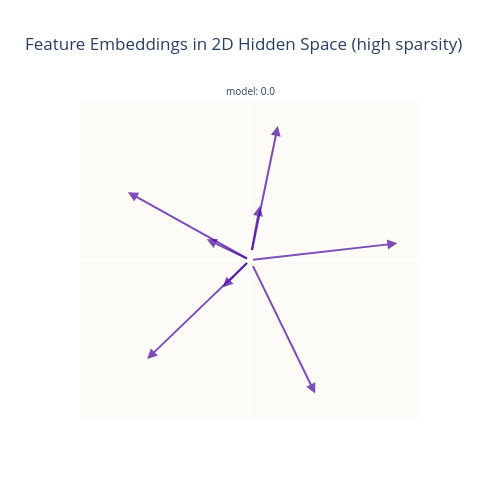

Here is the notebook cell this chart was saved with:
### Markdown cell above
## 5. Visualize embeddings in 2D

To directly see where features land in the hidden space, we train a
model with `n_hidden=2`.  Each feature's embedding is a 2D vector
that we can draw as an arrow from the origin.

`plot_embedding` creates an interactive plotly figure with one arrow
per feature.  With high sparsity, you should see features spreading
out in many directions -- this is superposition in action.

### Code cell
# Train a 2D model for visualization
dist_2d = SparseUniform(n_features=n_features, p_active=p_active, device="cpu")
ae_2d = TiedLinearRelu(n_features=n_features, n_hidden=2, device="cpu")
model_2d = ToyModel(dist_2d, ae_2d, device="cpu")

model_2d.fit(n_epochs=5000, batch_size=512, learning_rate=1e-3)

print(f"2D model superposition: {model_2d.superposition.item():.4f}")
print(f"2D model final loss: unneeded (see plot)")

fig = plot_embedding(model_2d)
fig.update_layout(
    title="Feature Embeddings in 2D Hidden Space (high sparsity)",
    height=500,
    width=500,
)
fig.show()

### Figure 1 — Plotly figure (JSON) as saved in the notebook; plotly's stock layout.template omitted (floating-point values rounded to 4 significant figures)
{"data": [{"hovertemplate": "<b>Feature 0</b><br>Importance: 1.0000<br><extra></extra>", "marker": {"color": "#46039f", "opacity": 0, "size": 10}, "mode": "markers", "showlegend": false, "type": "scatter", "x": [-0.3243], "xaxis": "x", "y": [0.1562], "yaxis": "y"}, {"hovertemplate": "<b>Feature 1</b><br>Importance: 1.0000<br><extra></extra>", "marker": {"color": "#46039f", "opacity": 0, "size": 10}, "mode": "markers", "showlegend": false, "type": "scatter", "x": [1.105], "xaxis": "x", "y": [0.125], "yaxis": "y"}, {"hovertemplate": "<b>Feature 2</b><br>Importance: 1.0000<br><extra></extra>", "marker": {"color": "#46039f", "opacity": 0, "size": 10}, "mode": "markers", "showlegend": false, "type": "scatter", "x": [-0.9155], "xaxis": "x", "y": [0.5084], "yaxis": "y"}, {"hovertemplate": "<b>Feature 3</b><br>Importance: 1.0000<br><extra></extra>", "marker": {"color": "#46039f", "opacity": 0, "size": 10}, "mode": "markers", "showlegend": false, "type": "scatter", "x": [0.07354], "xaxis": "x", "y": [0.4046], "yaxis": "y"}, {"hovertemplate": "<b>Feature 4</b><br>Importance: 1.0000<br><extra></extra>", "marker": {"color": "#46039f", "opacity": 0, "size": 10}, "mode": "markers", "showlegend": false, "type": "scatter", "x": [0.2087], "xaxis": "x", "y": [1.006], "yaxis": "y"}, {"hovertemplate": "<b>Feature 5</b><br>Importance: 1.0000<br><extra></extra>", "marker": {"color": "#46039f", "opacity": 0, "size": 10}, "mode": "markers", "showlegend": false, "type": "scatter", "x": [0.489], "xaxis": "x", "y": [-1.001], "yaxis": "y"}, {"hovertemplate": "<b>Feature 6</b><br>Importance: 1.0000<br><extra></extra>", "marker": {"color": "#46039f", "opacity": 0, "size": 10}, "mode": "markers", "showlegend": false, "type": "scatter", "x": [-0.2034], "xaxis": "x", "y": [-0.2046], "yaxis": "y"}, {"hovertemplate": "<b>Feature 7</b><br>Importance: 1.0000<br><extra></extra>", "marker": {"color": "#46039f", "opacity": 0, "size": 10}, "mode": "markers", "showlegend": false, "type": "scatter", "x": [-0.7714], "xaxis": "x", "y": [-0.742], "yaxis": "y"}], "layout": {"annotations": [{"font": {"size": 10}, "showarrow": false, "text": "model: 0.0", "x": 0.5, "xanchor": "center", "xref": "paper", "y": 1.0, "yanchor": "bottom", "yref": "paper"}, {"arrowcolor": "#46039f", "arrowhead": 2, "arrowsize": 1, "arrowwidth": 2, "ax": 0, "axref": "x", "ay": 0, "ayref": "y", "opacity": 0.7, "showarrow": true, "x": -0.3243, "xref": "x", "y": 0.1562, "yref": "y"}, {"arrowcolor": "#46039f", "arrowhead": 2, "arrowsize": 1, "arrowwidth": 2, "ax": 0, "axref": "x", "ay": 0, "ayref": "y", "opacity": 0.7, "showarrow": true, "x": 1.105, "xref": "x", "y": 0.125, "yref": "y"}, {"arrowcolor": "#46039f", "arrowhead": 2, "arrowsize": 1, "arrowwidth": 2, "ax": 0, "axref": "x", "ay": 0, "ayref": "y", "opacity": 0.7, "showarrow": true, "x": -0.9155, "xref": "x", "y": 0.5084, "yref": "y"}, {"arrowcolor": "#46039f", "arrowhead": 2, "arrowsize": 1, "arrowwidth": 2, "ax": 0, "axref": "x", "ay": 0, "ayref": "y", "opacity": 0.7, "showarrow": true, "x": 0.07354, "xref": "x", "y": 0.4046, "yref": "y"}, {"arrowcolor": "#46039f", "arrowhead": 2, "arrowsize": 1, "arrowwidth": 2, "ax": 0, "axref": "x", "ay": 0, "ayref": "y", "opacity": 0.7, "showarrow": true, "x": 0.2087, "xref": "x", "y": 1.006, "yref": "y"}, {"arrowcolor": "#46039f", "arrowhead": 2, "arrowsize": 1, "arrowwidth": 2, "ax": 0, "axref": "x", "ay": 0, "ayref": "y", "opacity": 0.7, "showarrow": true, "x": 0.489, "xref": "x", "y": -1.001, "yref": "y"}, {"arrowcolor": "#46039f", "arrowhead": 2, "arrowsize": 1, "arrowwidth": 2, "ax": 0, "axref": "x", "ay": 0, "ayref": "y", "opacity": 0.7, "showarrow": true, "x": -0.2034, "xref": "x", "y": -0.2046, "yref": "y"}, {"arrowcolor": "#46039f", "arrowhead": 2, "arrowsize": 1, "arrowwidth": 2, "ax": 0, "axref": "x", "ay": 0, "ayref": "y", "opacity": 0.7, "showarrow": true, "x": -0.7714, "xref": "x", "y": -0.742, "yref": "y"}], "height": 500, "plot_bgcolor": "#FCFBF8", "showlegend": false, "title": {"text": "Feature Embeddings in 2D Hidden Space (high sparsity)"}, "width": 500, "xaxis": {"anchor": "y", "domain": [0.0, 1.0], "range": [-1.2, 1.2], "showgrid": false, "showticklabels": false}, "yaxis": {"anchor": "x", "domain": [0.0, 1.0], "range": [-1.2, 1.2], "scaleanchor": "x", "scaleratio": 1, "showgrid": false, "showticklabels": false}}}
